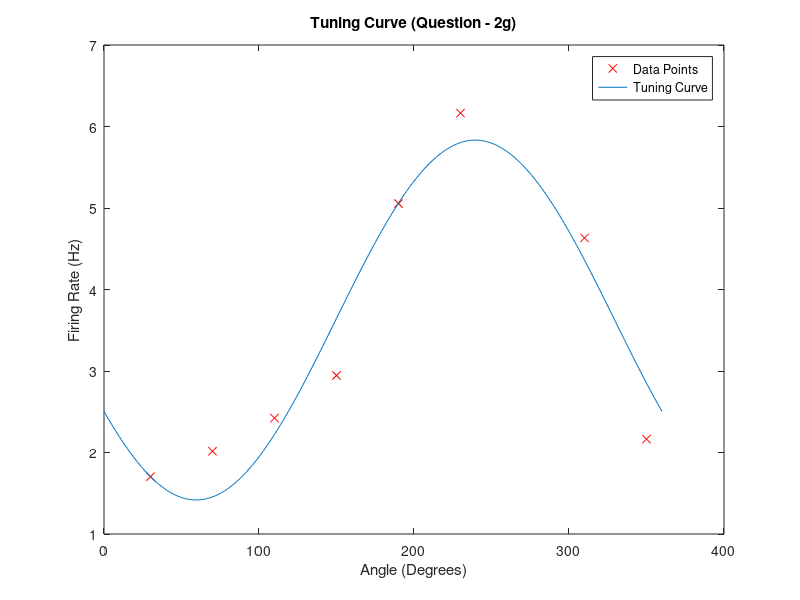

Write MATLAB code to recreate this figure.
clc;
clear all;
close all;
theta = [30 70 110 150 190 230 310 350];
y = [1.7031 2.0156 2.4219 2.9453 5.0547 6.1641 4.6328 2.1641];
plot(theta,y,'rx')
%f = k0+k1*sind(x)+k2*cosd(x);
F = @(x,xdata)x(1) + x(2)*cosd(xdata - x(3));
x0 = [1 1 100];
[x,resnorm,~,exitflag,output] = lsqcurvefit(F,x0,theta,y);
hold on
t = 0:1:360;
plot(t,F(x,t))
legend('Data Points','Tuning Curve')
xlabel('Angle (Degrees)')
ylabel('Firing Rate (Hz)')
title('Tuning Curve (Question - 2g)')
hold off
c0 = x(1)
c1 = x(2)
theta0 = x(3)